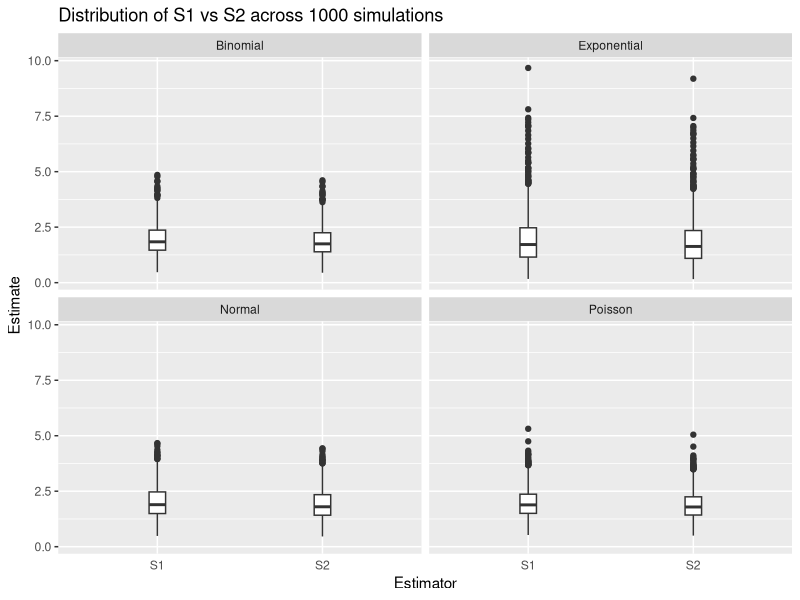

R code for this plot:
## ---- chunk 1
#| echo: false

default_chunk_hook  <- knitr::knit_hooks$get("chunk")

latex_font_size <- c("Huge", "huge", "LARGE", "Large", 
                     "large", "normalsize", "small", 
                     "footnotesize", "scriptsize", "tiny")

knitr::knit_hooks$set(chunk = function(x, options) {
  x <- default_chunk_hook(x, options)
  if(options$size %in% latex_font_size) {
    paste0("\n \\", options$size, "\n\n", 
      x, 
      "\n\n \\normalsize"
    )
  } else {
    x
  }
})
## ---- chunk 2
#| label: load-packages
#| include: false
library(tidyverse)
library(patchwork)
## ---- chunk 3
set.seed(7272)

n.sims <- 1000
# sample size is 20
n <- 20

# Poisson
S1_pois <- rep(NA, n.sims)
S2_pois <- rep(NA, n.sims)

for(i in 1:n.sims){
  curr.sample <- rpois(n=n, lambda = 2)
  x_bar = mean(curr.sample)
  # don't need for (i in 1:n){Xi <- curr.sample[i] S1[i] <- (1/(n - 1)) * sum((Xi - x_bar)^2) S2[i] <- 1/n * sum((Xi - x_bar)^2)}, because it's vectorized.
  S1_pois[i] <- sum((curr.sample - x_bar)^2) / (n - 1)
  S2_pois[i] <- sum((curr.sample - x_bar)^2) / n
  }

# Binomial
p <- (5-sqrt(21))/10

S1_bin <- rep(NA, n.sims)
S2_bin <- rep(NA, n.sims)

for(i in 1:n.sims){
  curr.sample <- rbinom(n = n, size = 50, prob = p)
  x_bar <- mean(curr.sample)
  S1_bin[i] <- sum((curr.sample - x_bar)^2) / (n - 1)
  S2_bin[i] <- sum((curr.sample - x_bar)^2) / n
}

# Normal
S1_norm <- rep(NA, n.sims)
S2_norm <- rep(NA, n.sims)

for(i in 1:n.sims){
  curr.sample <- rnorm(n = n, mean = 0, sd = sqrt(2))
  x_bar <- mean(curr.sample)
  S1_norm[i] <- sum((curr.sample - x_bar)^2) / (n - 1)
  S2_norm[i] <- sum((curr.sample - x_bar)^2) / n
}

# Exponential
S1_exp <- rep(NA, n.sims)
S2_exp <- rep(NA, n.sims)

for(i in 1:n.sims){
  curr.sample <- rexp(n = n, rate = 1/sqrt(2))
  x_bar <- mean(curr.sample)
  S1_exp[i] <- sum((curr.sample - x_bar)^2) / (n - 1)
  S2_exp[i] <- sum((curr.sample - x_bar)^2) / n
}
## ---- chunk 4
raw <- tibble(
  Estimator= rep(c("S1", "S2"), each = 1000, times = 4),
  Distribution= rep(c("Poisson", "Binomial", "Normal", "Exponential"), 
                   each = 2000),
  Estimate=c(S1_pois, S2_pois, S1_bin, S2_bin, 
              S1_norm, S2_norm, S1_exp, S2_exp)
)

ggplot(raw) +
  geom_boxplot(aes(x = Estimator,
                   y= Estimate),
               width = 0.1) +
  ggtitle("Distribution of S1 vs S2 across 1000 simulations") +
  theme(axis.ticks.x = element_blank()) +
  facet_wrap(~ Distribution) 
## ---- chunk 5
# results.S1 <- tibble(
#   Distribution = c("Poisson", "Binomial", "Normal", "Exponential"),
#   Bias = c(
#     mean(S1_pois) - 2,
#     mean(S1_bin) - 2,
#     mean(S1_norm) - 2,
#     mean(S1_exp) - 2
#   ),
#   Variance = c(
#     var(S1_pois),
#     var(S1_bin),
#     var(S1_norm),
#     var(S1_exp)
#   ),
#   Precision = c(
#     1/var(S1_pois),
#     1/var(S1_bin),
#     1/var(S1_norm),
#     1/var(S1_exp)
#   ),
#   MSE = c(
#     (mean(S1_pois) - 2)^2 + var(S1_pois),
#     (mean(S1_bin) - 2)^2 + var(S1_bin),
#     (mean(S1_norm) - 2)^2 + var(S1_norm),
#     (mean(S1_exp) - 2)^2 + var(S1_exp)
#   )
# )

results <- tibble(
  Distribution = rep(c("Poisson", "Binomial", "Normal", "Exponential"), each = 2),
  Estimator = rep(c("S1", "S2"), times = 4),
  Bias = c(
    mean(S1_pois) - 2, mean(S2_pois) - 2,
    mean(S1_bin)  - 2, mean(S2_bin)  - 2,
    mean(S1_norm) - 2, mean(S2_norm) - 2,
    mean(S1_exp)  - 2, mean(S2_exp)  - 2
  ),
  Variance = c(
    var(S1_pois), var(S2_pois),
    var(S1_bin),  var(S2_bin),
    var(S1_norm), var(S2_norm),
    var(S1_exp),  var(S2_exp)
  ),
  Precision = 1 / Variance,
  MSE = Bias^2 + Variance
)
## ---- chunk 6
# ggplot(results, aes(x = Estimator, y = Bias, fill = Estimator)) +
#   geom_col() +
#   facet_wrap(~ Distribution) +
#   labs(title = "Bias")

# ggplot(results, aes(x = Estimator, y = Precision, fill = Estimator)) +
#   geom_col() +
#   facet_wrap(~ Distribution) +
#   labs(title = "Precision")

# ggplot(results, aes(x = Estimator, y = MSE, fill = Estimator)) +
#   geom_col() +
#   facet_wrap(~ Distribution) +
#   labs(title = "MSE")
## ---- chunk 7
#| echo: false
results |> knitr::kable(digits = 2)
## ---- chunk 8
set.seed(7272)

n.sims <- 1000
ss <- c(20, 50, 100, 500)

S1_pois_n <- list()
S2_pois_n <- list()

for(n in ss){
  S1 <- rep(NA, n.sims)
  S2 <- rep(NA, n.sims)
  for(i in 1:n.sims){
    curr.sample <- rpois(n = n, lambda = 2)
    x_bar <- mean(curr.sample)
    S1[i] <- sum((curr.sample - x_bar)^2) / (n - 1)
    S2[i] <- sum((curr.sample - x_bar)^2) / n
  }
  S1_pois_n[[as.character(n)]] <- S1
  S2_pois_n[[as.character(n)]] <- S2
}

# raw data for boxplots
raw_pois <- tibble(
  Estimator= rep(c("S1", "S2"), each = 1000, times = 4),
  n=rep(ss, each = 2000),
  Estimate= c(S1_pois_n[["20"]],  S2_pois_n[["20"]],
              S1_pois_n[["50"]],  S2_pois_n[["50"]],
              S1_pois_n[["100"]], S2_pois_n[["100"]],
              S1_pois_n[["500"]], S2_pois_n[["500"]])
)
# summary table
results_pois <- tibble(
  Samplesize = rep(c(20, 50, 100, 500), each=2),
  Estimator = rep(c("S1", "S2"), times = 4),
  Bias      = c(
    mean(S1_pois_n[["20"]])  - 2, mean(S2_pois_n[["20"]])  - 2,
    mean(S1_pois_n[["50"]])  - 2, mean(S2_pois_n[["50"]])  - 2,
    mean(S1_pois_n[["100"]]) - 2, mean(S2_pois_n[["100"]]) - 2,
    mean(S1_pois_n[["500"]]) - 2, mean(S2_pois_n[["500"]]) - 2
  ),
  Variance  = c(
    var(S1_pois_n[["20"]]),  var(S2_pois_n[["20"]]),
    var(S1_pois_n[["50"]]),  var(S2_pois_n[["50"]]),
    var(S1_pois_n[["100"]]), var(S2_pois_n[["100"]]),
    var(S1_pois_n[["500"]]), var(S2_pois_n[["500"]])
  ),
  Precision = 1 / Variance,
  MSE       = Bias^2 + Variance)

# table
results_pois |> knitr::kable(digits = 2)
